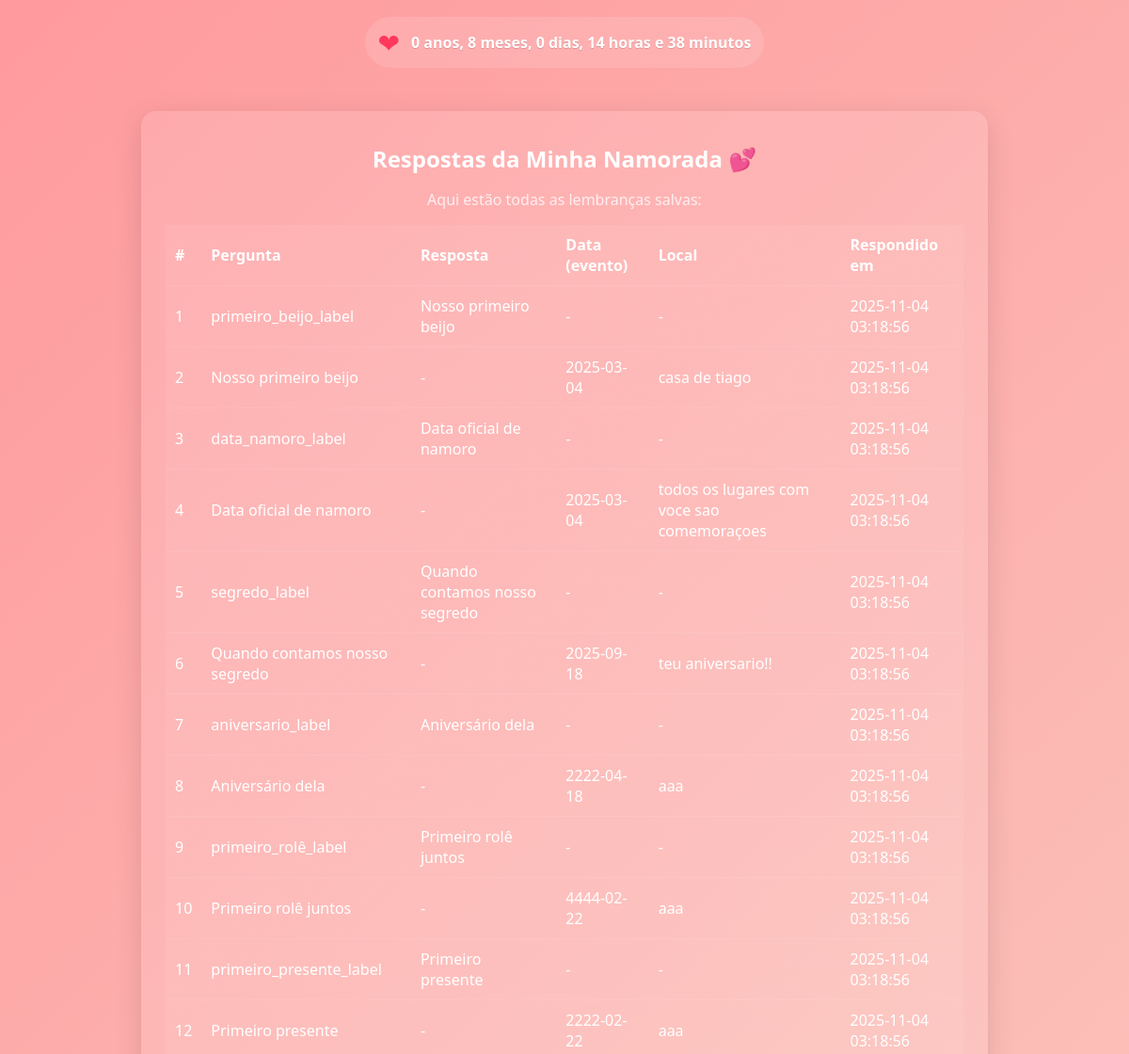
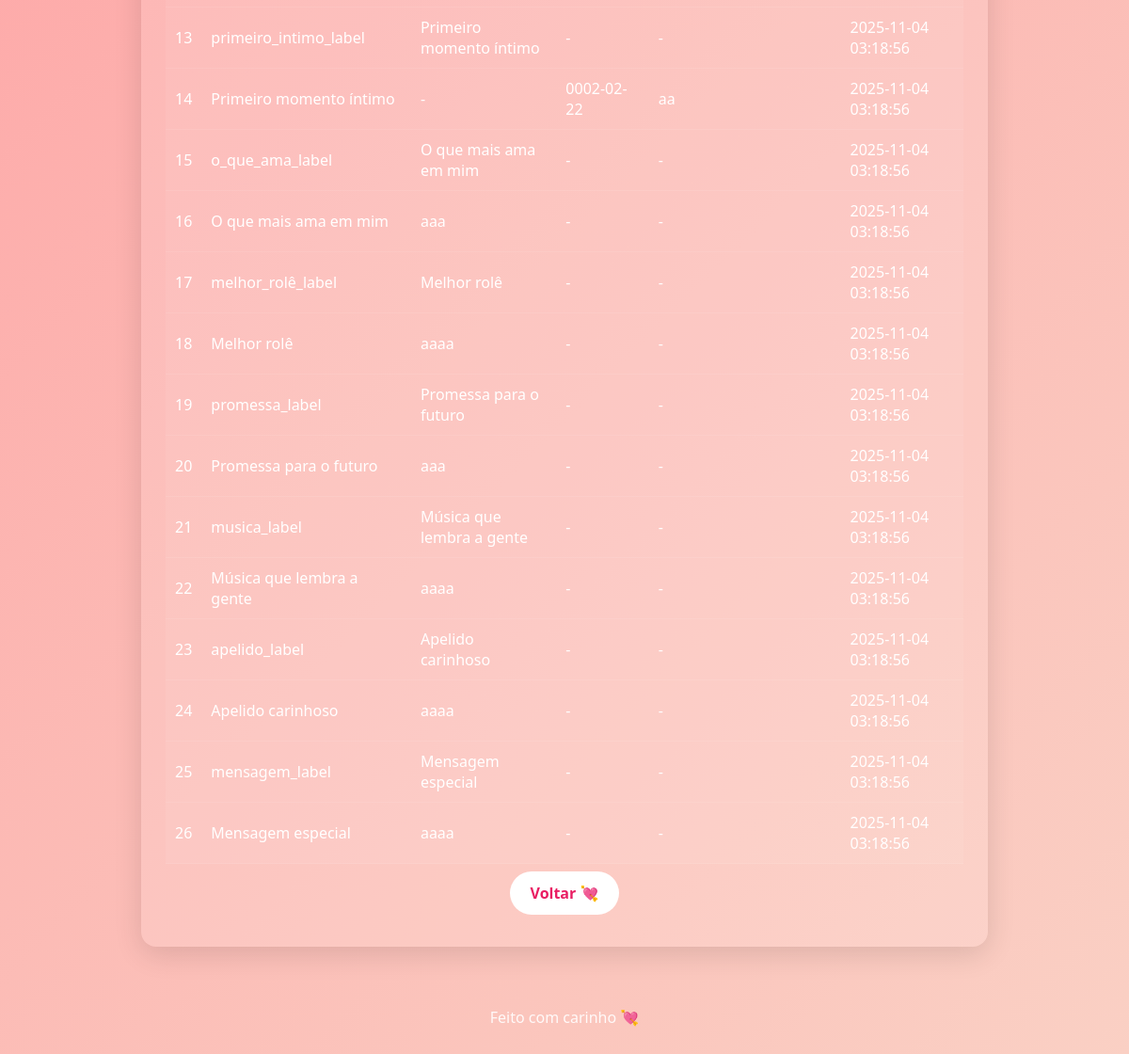
The app's page /respostas with its own data (2 pictures, top to bottom).
### tables this page shows
CREATE TABLE respostas_detalhadas (
            id INTEGER PRIMARY KEY AUTOINCREMENT,
            pergunta TEXT,
            resposta_text TEXT,
            data_evento DATE,
            local_evento TEXT,
            data_resposta DATETIME DEFAULT CURRENT_TIMESTAMP
        );

### app.py (the view)
@app.route('/respostas')
def ver_respostas():
    conn = sqlite3.connect(DB_PATH)
    cursor = conn.cursor()
    cursor.execute('SELECT id, pergunta, resposta_text, data_evento, local_evento, data_resposta FROM respostas_detalhadas ORDER BY id')
    dados = cursor.fetchall()
    conn.close()
    return render_template('respostas.html', respostas=dados)

### templates/respostas.html (shortened to what this page needs)
{% extends "base.html" %}
{% block content %}
<div class="container">
    <h2>Respostas da Minha Namorada 💕</h2>
    <p class="frase">Aqui estão todas as lembranças salvas:</p>
    <table class="respostas-table">
        <thead>
            <tr>
                <th>#</th>
                <th>Pergunta</th>
                <th>Resposta</th>
                <th>Data (evento)</th>
                <th>Local</th>
                <th>Respondido em</th>
            </tr>
        </thead>
        <tbody>
            {% for r in respostas %}
            <tr>
                <td>{{ r[0] }}</td>
                <td>{{ r[1] }}</td>
                <td>{{ r[2] or '-' }}</td>
                <td>{{ r[3] or '-' }}</td>
                <td>{{ r[4] or '-' }}</td>
                <td>{{ r[5] }}</td>
            </tr>
            {% endfor %}
        </tbody>
    </table>
    <div class="acao-botoes">
        <a class="btn" href="/">Voltar 💘</a>
    </div>
</div>
{% endblock %}

### templates/base.html (shortened to what this page needs)
<!DOCTYPE html>
<html lang="pt-br">
<head>
    <link rel="stylesheet" href="/static/style.css">
</head>
<body>
    <header class="top-area">
        <div class="contador-coração">
            <div class="coração">
                <div class="heart">❤</div>
                <div class="counter-line">
                    <div id="contador-text">Carregando...</div>
                </div>
            </div>
        </div>
    </header>
    <main>
        {% block content %}{% endblock %}
    </main>
    <footer class="footer">
        <p>Feito com carinho 💘</p>
    </footer>
</body>
</html>

### static/style.css (style rules this page uses)
* { box-sizing: border-box; }
body { margin: 0; font-family: 'Segoe UI', Roboto, Arial, sans-serif; background: linear-gradient(135deg,#ff9a9e,#fad0c4); color: #222; min-height: 100vh; }
.top-area { display: flex; justify-content: center; align-items: center; padding: 18px 16px; }
.contador-coração { display: flex; align-items: center; gap: 12px; }
.coração { display:flex; align-items:center; gap:12px; background: rgba(255,255,255,0.12); padding: 8px 14px; border-radius: 999px; backdrop-filter: blur(6px); }
.heart { font-size: 28px; animation: beat 1.2s infinite; transform-origin: center; color: #ff385c; }
.counter-line { font-weight: 600; color: #fff; text-shadow: 0 1px 0 rgba(0,0,0,0.15); }
.container { max-width: 900px; margin: 28px auto; background: rgba(255,255,255,0.12); padding: 26px; border-radius: 16px; box-shadow: 0 8px 30px rgba(0,0,0,0.12); text-align: center; color: #fff; }
h1, h2 { margin: 8px 0; color: #fff; }
.frase { color: #ffeef0; margin-bottom: 16px; }
.btn { display:inline-block; padding: 12px 22px; border-radius: 24px; background: #fff; color: #e91e63; border: none; text-decoration: none; font-weight: 700; cursor: pointer; margin: 8px; }
.respostas-table { width: 100%; border-collapse: collapse; background: rgba(255,255,255,0.06); margin-top: 12px; }
.respostas-table th, .respostas-table td { padding: 10px; border-bottom: 1px solid rgba(255,255,255,0.08); color: #fff; text-align:left; }
.footer { text-align:center; padding: 20px; color: rgba(255,255,255,0.9); }

### records on screen
respostas_detalhadas: id "1", pergunta "primeiro_beijo_label", resposta_text "Nosso primeiro beijo", r "-", data_resposta "2025-11-04 03:18:56"
respostas_detalhadas: id "2", pergunta "Nosso primeiro beijo", resposta_text "-", data_evento "2025-03-04", local_evento "casa de tiago", data_resposta "2025-11-04 03:18:56"
respostas_detalhadas: id "3", pergunta "data_namoro_label", resposta_text "Data oficial de namoro", r "-", data_resposta "2025-11-04 03:18:56"
respostas_detalhadas: id "4", pergunta "Data oficial de namoro", resposta_text "-", data_evento "2025-03-04", local_evento "todos os lugares com voce sao comemoraçoes", data_resposta "2025-11-04 03:18:56"
respostas_detalhadas: id "5", pergunta "segredo_label", resposta_text "Quando contamos nosso segredo", r "-", data_resposta "2025-11-04 03:18:56"
respostas_detalhadas: id "6", pergunta "Quando contamos nosso segredo", resposta_text "-", data_evento "2025-09-18", local_evento "teu aniversario!!", data_resposta "2025-11-04 03:18:56"
respostas_detalhadas: id "7", pergunta "aniversario_label", resposta_text "Aniversário dela", r "-", data_resposta "2025-11-04 03:18:56"
respostas_detalhadas: id "8", pergunta "Aniversário dela", resposta_text "-", data_evento "2222-04-18", local_evento "aaa", data_resposta "2025-11-04 03:18:56"
respostas_detalhadas: id "9", pergunta "primeiro_rolê_label", resposta_text "Primeiro rolê juntos", r "-", data_resposta "2025-11-04 03:18:56"
respostas_detalhadas: id "10", pergunta "Primeiro rolê juntos", resposta_text "-", data_evento "4444-02-22", local_evento "aaa", data_resposta "2025-11-04 03:18:56"
respostas_detalhadas: id "11", pergunta "primeiro_presente_label", resposta_text "Primeiro presente", r "-", data_resposta "2025-11-04 03:18:56"
respostas_detalhadas: id "12", pergunta "Primeiro presente", resposta_text "-", data_evento "2222-02-22", local_evento "aaa", data_resposta "2025-11-04 03:18:56"
respostas_detalhadas: id "13", pergunta "primeiro_intimo_label", resposta_text "Primeiro momento íntimo", r "-", data_resposta "2025-11-04 03:18:56"
respostas_detalhadas: id "14", pergunta "Primeiro momento íntimo", resposta_text "-", data_evento "0002-02-22", local_evento "aa", data_resposta "2025-11-04 03:18:56"
respostas_detalhadas: id "15", pergunta "o_que_ama_label", resposta_text "O que mais ama em mim", r "-", data_resposta "2025-11-04 03:18:56"
respostas_detalhadas: id "16", pergunta "O que mais ama em mim", resposta_text "aaa", r "-", data_resposta "2025-11-04 03:18:56"
respostas_detalhadas: id "17", pergunta "melhor_rolê_label", resposta_text "Melhor rolê", r "-", data_resposta "2025-11-04 03:18:56"
respostas_detalhadas: id "18", pergunta "Melhor rolê", resposta_text "aaaa", r "-", data_resposta "2025-11-04 03:18:56"
respostas_detalhadas: id "19", pergunta "promessa_label", resposta_text "Promessa para o futuro", r "-", data_resposta "2025-11-04 03:18:56"
respostas_detalhadas: id "20", pergunta "Promessa para o futuro", resposta_text "aaa", r "-", data_resposta "2025-11-04 03:18:56"
respostas_detalhadas: id "21", pergunta "musica_label", resposta_text "Música que lembra a gente", r "-", data_resposta "2025-11-04 03:18:56"
respostas_detalhadas: id "22", pergunta "Música que lembra a gente", resposta_text "aaaa", r "-", data_resposta "2025-11-04 03:18:56"
respostas_detalhadas: id "23", pergunta "apelido_label", resposta_text "Apelido carinhoso", r "-", data_resposta "2025-11-04 03:18:56"
respostas_detalhadas: id "24", pergunta "Apelido carinhoso", resposta_text "aaaa", r "-", data_resposta "2025-11-04 03:18:56"
respostas_detalhadas: id "25", pergunta "mensagem_label", resposta_text "Mensagem especial", r "-", data_resposta "2025-11-04 03:18:56"
respostas_detalhadas: id "26", pergunta "Mensagem especial", resposta_text "aaaa", r "-", data_resposta "2025-11-04 03:18:56"
